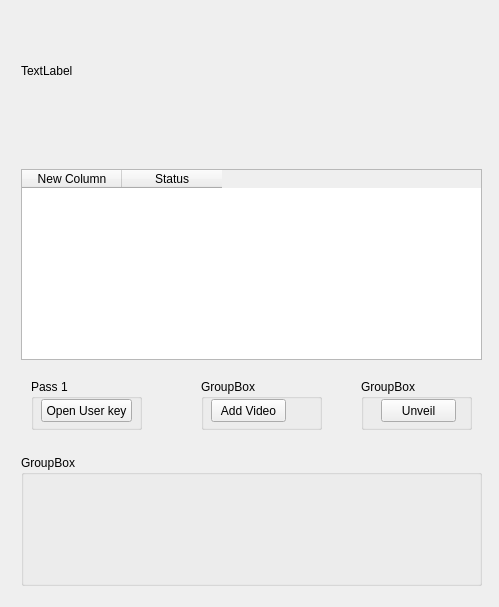
<?xml version="1.0" encoding="UTF-8"?>
<ui version="4.0">
 <class>telaUnveil</class>
 <widget class="QWidget" name="telaUnveil">
  <property name="geometry">
   <rect>
    <x>0</x>
    <y>0</y>
    <width>499</width>
    <height>607</height>
   </rect>
  </property>
  <property name="windowTitle">
   <string>Form</string>
  </property>
  <layout class="QVBoxLayout" name="verticalLayout">
   <item>
    <widget class="QWidget" name="widget" native="true">
     <property name="minimumSize">
      <size>
       <width>451</width>
       <height>100</height>
      </size>
     </property>
     <widget class="QLabel" name="label">
      <property name="geometry">
       <rect>
        <x>10</x>
        <y>10</y>
        <width>451</width>
        <height>100</height>
       </rect>
      </property>
      <property name="minimumSize">
       <size>
        <width>0</width>
        <height>100</height>
       </size>
      </property>
      <property name="text">
       <string>TextLabel</string>
      </property>
     </widget>
    </widget>
   </item>
   <item>
    <widget class="QWidget" name="widget_2" native="true">
     <property name="minimumSize">
      <size>
       <width>451</width>
       <height>280</height>
      </size>
     </property>
     <widget class="QGroupBox" name="groupBox">
      <property name="geometry">
       <rect>
        <x>20</x>
        <y>220</y>
        <width>111</width>
        <height>51</height>
       </rect>
      </property>
      <property name="title">
       <string>Pass 1</string>
      </property>
      <widget class="QPushButton" name="pbUserKey">
       <property name="geometry">
        <rect>
         <x>10</x>
         <y>20</y>
         <width>91</width>
         <height>23</height>
        </rect>
       </property>
       <property name="text">
        <string>Open User key</string>
       </property>
      </widget>
     </widget>
     <widget class="QGroupBox" name="groupBox_2">
      <property name="geometry">
       <rect>
        <x>350</x>
        <y>220</y>
        <width>111</width>
        <height>51</height>
       </rect>
      </property>
      <property name="title">
       <string>GroupBox</string>
      </property>
      <widget class="QPushButton" name="pbUnveil">
       <property name="geometry">
        <rect>
         <x>20</x>
         <y>20</y>
         <width>75</width>
         <height>23</height>
        </rect>
       </property>
       <property name="text">
        <string>Unveil</string>
       </property>
      </widget>
     </widget>
     <widget class="QGroupBox" name="groupBox_4">
      <property name="geometry">
       <rect>
        <x>190</x>
        <y>220</y>
        <width>121</width>
        <height>51</height>
       </rect>
      </property>
      <property name="title">
       <string>GroupBox</string>
      </property>
      <widget class="QPushButton" name="pbAddVideo">
       <property name="geometry">
        <rect>
         <x>10</x>
         <y>20</y>
         <width>75</width>
         <height>23</height>
        </rect>
       </property>
       <property name="text">
        <string>Add Video</string>
       </property>
      </widget>
     </widget>
     <widget class="QTableWidget" name="tabCego">
      <property name="geometry">
       <rect>
        <x>10</x>
        <y>10</y>
        <width>461</width>
        <height>191</height>
       </rect>
      </property>
      <property name="selectionMode">
       <enum>QAbstractItemView::SingleSelection</enum>
      </property>
      <property name="selectionBehavior">
       <enum>QAbstractItemView::SelectRows</enum>
      </property>
      <property name="columnCount">
       <number>2</number>
      </property>
      <column>
       <property name="text">
        <string>New Column</string>
       </property>
      </column>
      <column>
       <property name="text">
        <string>Status</string>
       </property>
      </column>
     </widget>
    </widget>
   </item>
   <item>
    <widget class="QWidget" name="widget_3" native="true">
     <property name="minimumSize">
      <size>
       <width>441</width>
       <height>151</height>
      </size>
     </property>
     <widget class="QGroupBox" name="groupBox_3">
      <property name="geometry">
       <rect>
        <x>10</x>
        <y>10</y>
        <width>461</width>
        <height>131</height>
       </rect>
      </property>
      <property name="title">
       <string>GroupBox</string>
      </property>
     </widget>
    </widget>
   </item>
  </layout>
 </widget>
 <resources/>
 <connections/>
</ui>
